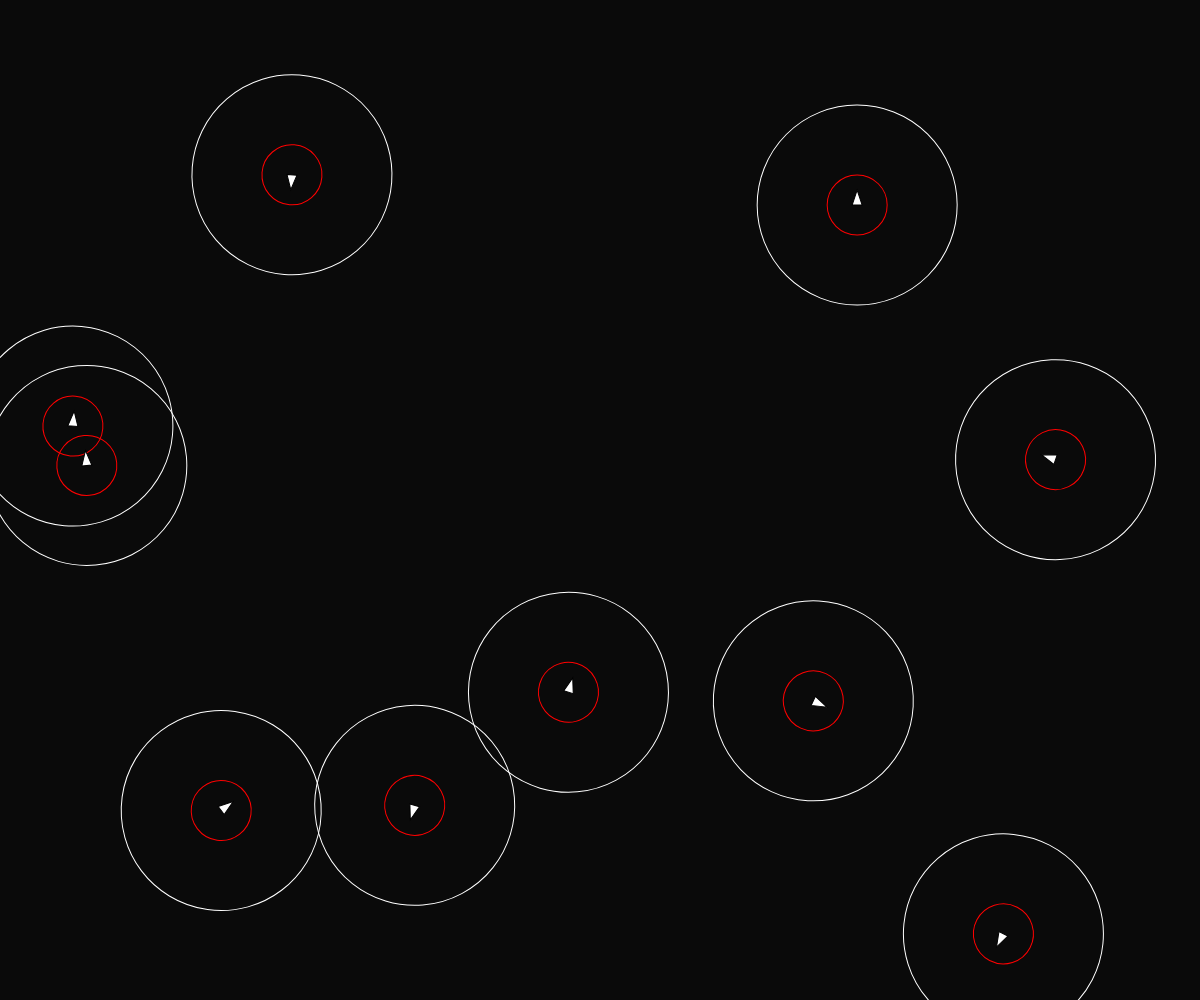
Frame 1 (no input)
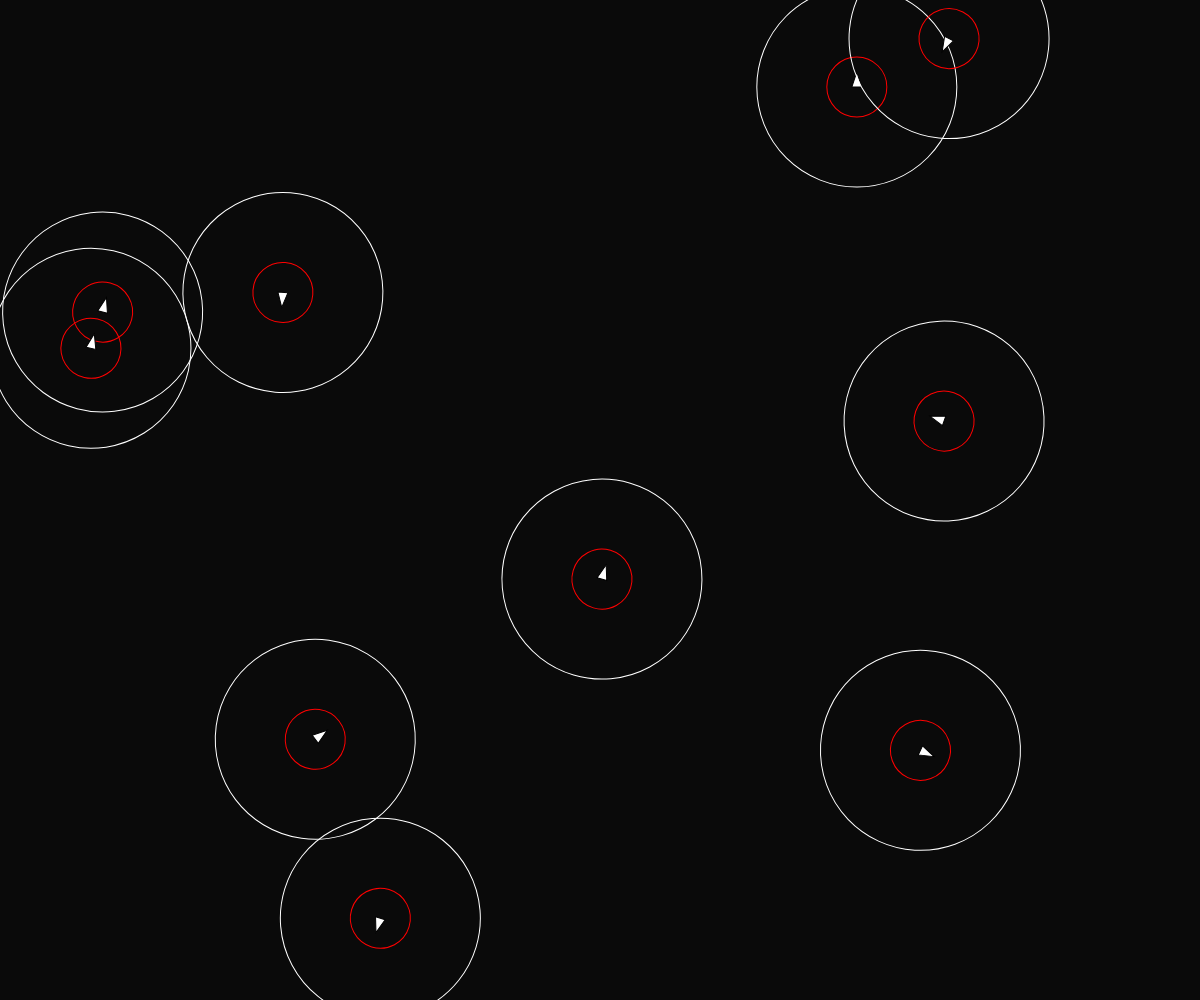
Frame 60 (no input)
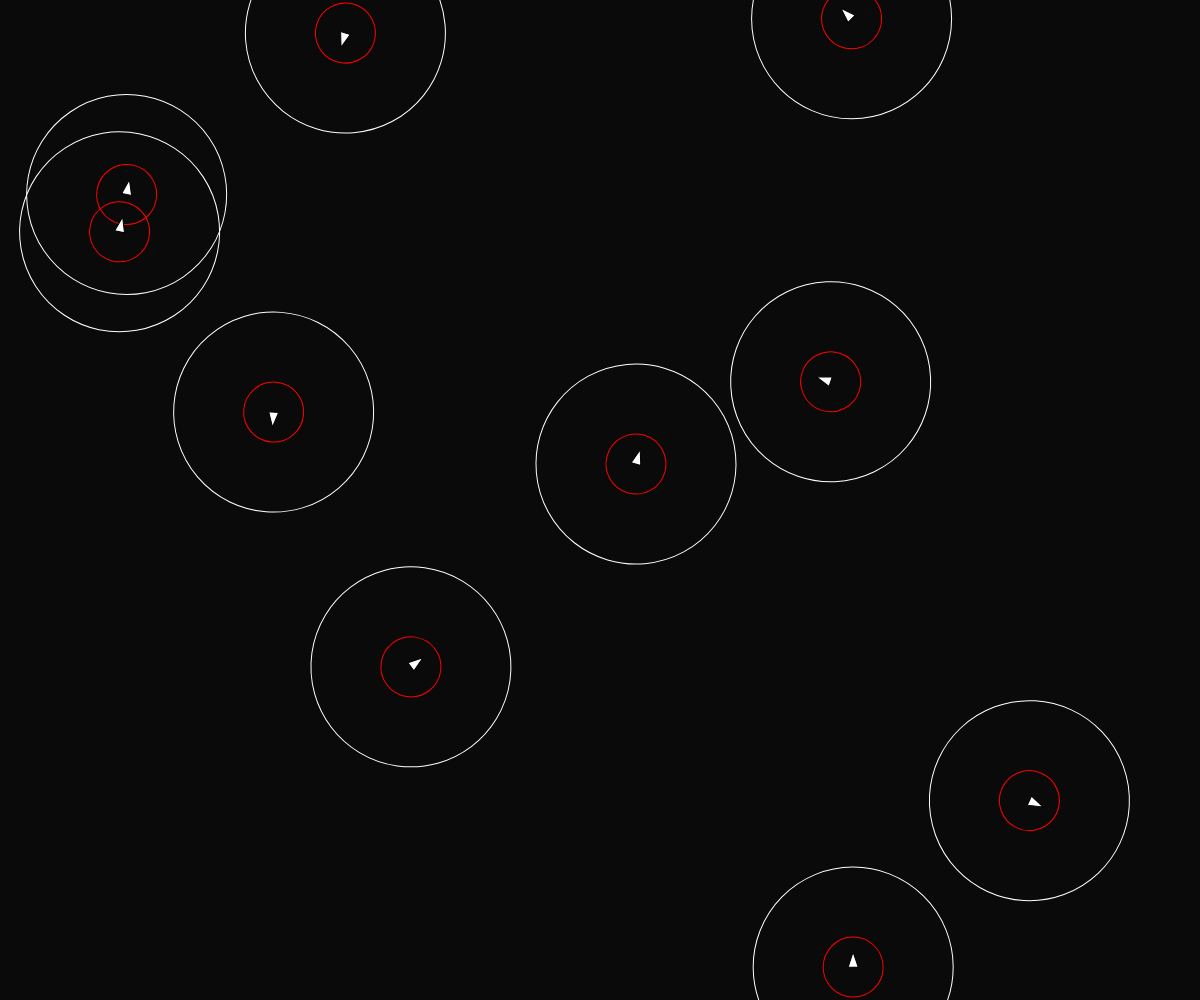
Frame 120 (the mouse pressed at the canvas centre since frame 60)

The p5.js sketch that drew these frames (run headless with seeded random() and noise() and a simulated clock; from frame 60 on, the mouse is pressed at the canvas centre):

// p5.js sketch
// ── sketch.js
const N_BOIDS = 10;
let Boids = [];

function setup() {
  createCanvas(windowWidth, windowHeight);

  for (let i = 0; i < N_BOIDS; i++) {
    Boids.push(new Boid(createVector(random(width), random(height))));
  }
}

function draw() {
  background(10);

  Boids.forEach((boid) => boid.updateVelocity(Boids));
  Boids.forEach((boid) => boid.updatePosition());

  Boids.forEach((boid) => boid.draw());
}

// ── Boids.js
class Boid {
  static SEPARATION_RADIUS = 30;
  static VIEW_RADIUS = 100;
  static SPEED = 2;

  static SEPARATION_WEIGHT = 0.06;
  static ALIGNMENT_WEIGHT = 0.05;
  static COHESION_WEIGHT = 0.04;

  constructor(
    position,
    velocity = createVector(1, 0).setHeading(random(TWO_PI))
  ) {
    this.position = position;
    this.velocity = velocity;
  }

  draw() {
    push();
    translate(this.position.x, this.position.y);
    rotate(this.velocity.heading());
    triangle(0, -5, 0, 5, 15, 0);

    // Draw view radius
    noFill();
    stroke(255);
    circle(0, 0, Boid.VIEW_RADIUS * 2);

    // Draw separation radius
    stroke(255, 0, 0);
    circle(0, 0, Boid.SEPARATION_RADIUS * 2);

    pop();
  }

  updatePosition() {
    this.position.add(p5.Vector.mult(this.velocity, Boid.SPEED));
    this.position.x = (this.position.x + width) % width;
    this.position.y = (this.position.y + height) % height;
  }

  computeSeparation(boids) {
    let avoidance = createVector(0, 0);
    boids.forEach((boid) => {
      if (
        p5.Vector.dist(this.position, boid.position) < Boid.SEPARATION_RADIUS
      ) {
        let diff = p5.Vector.sub(this.position, boid.position);
        let len = diff.mag();
        diff.setMag(Boid.SEPARATION_RADIUS - len);
        avoidance.add(diff);
      }
    });
    return avoidance.normalize().mult(Boid.SEPARATION_WEIGHT);
  }

  computeAlignment(boids) {
    let alignment = createVector(0, 0);
    let n = 0;
    boids.forEach((boid) => {
      if (p5.Vector.dist(this.position, boid.position) < Boid.VIEW_RADIUS) {
        alignment.add(boid.velocity);
        n++;
      }
    });
    if (n > 0) {
      alignment.div(n);
    }
    return alignment.normalize().mult(Boid.ALIGNMENT_WEIGHT);
  }

  computeCohesion(boids) {
    let centerOfMass = createVector(0, 0);
    let n = 0;
    boids.forEach((boid) => {
      if (p5.Vector.dist(this.position, boid.position) < Boid.VIEW_RADIUS) {
        centerOfMass.add(boid.position);
        n++;
      }
    });
    if (n > 0) {
      centerOfMass.div(n);
    }
    return p5.Vector.sub(centerOfMass, this.position)
      .normalize()
      .mult(Boid.COHESION_WEIGHT);
  }

  updateVelocity(boids) {
    this.velocity.add(this.computeSeparation(boids));
    this.velocity.add(this.computeAlignment(boids));
    this.velocity.add(this.computeCohesion(boids));
    this.velocity.normalize();
  }
}
